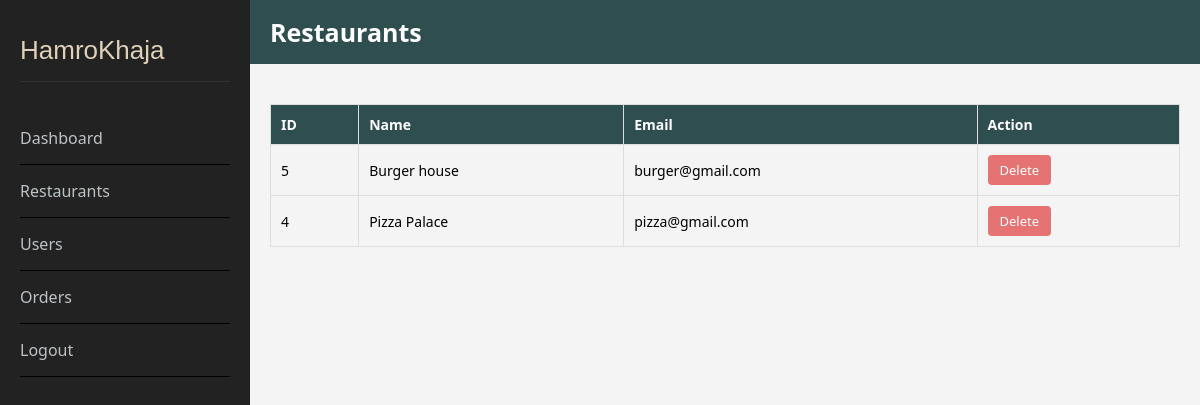
The app's page /system-admin/restaurants.php (signed in) with its own data.
### tables this page shows
CREATE TABLE `restaurants` (
  `id` int(11) NOT NULL,
  `username` varchar(100) NOT NULL,
  `password` varchar(255) NOT NULL,
  `email` varchar(100) DEFAULT NULL,
  `image` varchar(255) DEFAULT NULL,
  `latitude` decimal(10,8) DEFAULT NULL,
  `longitude` decimal(11,8) DEFAULT NULL
);

### system-admin/restaurants.php (the view, shortened to what this page needs)
<?php
require_once('../db/connection.php');
?>
<!DOCTYPE html>
<html lang="en">
<head>
</head>
<body>
<div class="sidebar">
    <a href="dashboard.php" class="logo">HamroKhaja</a>
    <a href="dashboard.php">Dashboard</a>
    <a href="restaurants.php">Restaurants</a>
    <a href="users.php">Users</a>
    <a href="orders.php">Orders</a>
    <a href="logout.php">Logout</a>
</div>
<div class="main-content">
    <div class="topbar">Restaurants</div>
    <div class="content">
        <table class="menu-table">
            <thead>
                <tr>
                    <th>ID</th>
                    <th>Name</th>
                    <th>Email</th>
                    <th>Action</th>
                </tr>
            </thead>
            <tbody>
                <?php
                $result = $conn->query("SELECT id, username, email FROM restaurants ORDER BY id DESC");
                while ($row = $result->fetch_assoc()):
                ?>
                <tr>
                    <td><?php echo $row['id']; ?></td>
                    <td><?php echo htmlspecialchars($row['username']); ?></td>
                    <td><?php echo htmlspecialchars($row['email'] ?? 'N/A'); ?></td>
                    <td>
                        <form method="POST" onsubmit="return confirm('Delete this restaurant?');">
                            <button type="submit" name="delete_restaurant" class="delete-btn">Delete</button>
                        </form>
                    </td>
                </tr>
                <?php endwhile; ?>
            </tbody>
        </table>
    </div>
</div>
</body>
</html>

### system-admin/restaurants.php (style rules this page uses)
* { box-sizing: border-box; margin: 0; padding: 0; font-family: "Segoe UI", sans-serif; }
body { display: flex; min-height: 100vh; background-color: #f4f4f4; }
.sidebar { width: 250px; background-color: #222; color: #ecf0f1; padding: 20px; min-height: 100vh; }
.sidebar .logo { font-size: 26px; font-family: 'Lucida Sans', Geneva, Verdana, sans-serif; color: #DFD0B8; text-decoration: none; display: block; margin-bottom: 30px; padding-bottom: 15px; border-bottom: 1px solid #333; }
.sidebar a { display: block; color: #bdc3c7; text-decoration: none; padding: 15px 0; border-bottom: 1px solid black; }
.main-content { flex: 1; display: flex; flex-direction: column; }
.topbar { background-color: #2E4E50; color: white; padding: 15px 20px; font-size: 25px; font-weight: bold; }
.content { padding: 20px; }
.menu-table { width: 100%; border-collapse: collapse; margin-top: 20px; }
.menu-table th, .menu-table td { border: 1px solid #ddd; padding: 10px; text-align: left; font-size: 14px; }
.menu-table th { background-color: #2E4E50; color: white; }
.delete-btn { background-color: #e57373; color: white; border: none; padding: 6px 12px; border-radius: 4px; cursor: pointer; font-size: 13px; }

### records on screen
restaurants: id "5", username "Burger house", email "burger@gmail.com"
restaurants: id "4", username "Pizza Palace", email "pizza@gmail.com"
